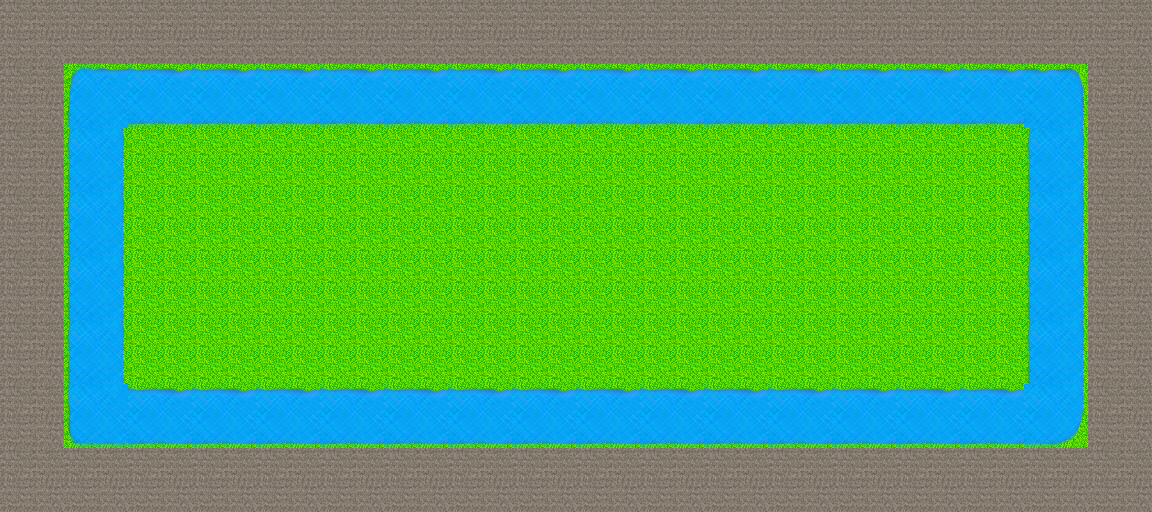

Rendered tile map (Tiled .tmx) drawn with the repository's tilesets; below, a short description and the full map source, tile grids included:
An orthogonal 18x8 tile map with 64x64 px tiles, 1 tile layer (Tile Layer 1).

<map version="1.0" orientation="orthogonal" width="18" height="8" tilewidth="64" tileheight="64">
 <tileset firstgid="1" name="tilesheet" tilewidth="64" tileheight="64">
  <image source="../../img/Tiles/tilesheet.png" width="256" height="512" />
 </tileset>
 <layer name="Tile Layer 1" width="18" height="8">
  <data encoding="csv">
3,3,3,3,3,3,3,3,3,3,3,3,3,3,3,3,3,3,
3,13,15,15,15,15,15,15,15,15,15,15,15,15,15,15,17,3,
3,19,1,1,1,1,1,1,1,1,1,1,1,1,1,1,19,3,
3,19,1,1,1,1,1,1,1,1,1,1,1,1,1,1,19,3,
3,19,1,1,1,1,1,1,1,1,1,1,1,1,1,1,19,3,
3,19,1,1,1,1,1,1,1,1,1,1,1,1,1,1,19,3,
3,25,15,15,15,15,15,15,15,15,15,15,15,15,15,15,21,3,
3,3,3,3,3,3,3,3,3,3,3,3,3,3,3,3,3,3
</data>
 </layer>
</map>